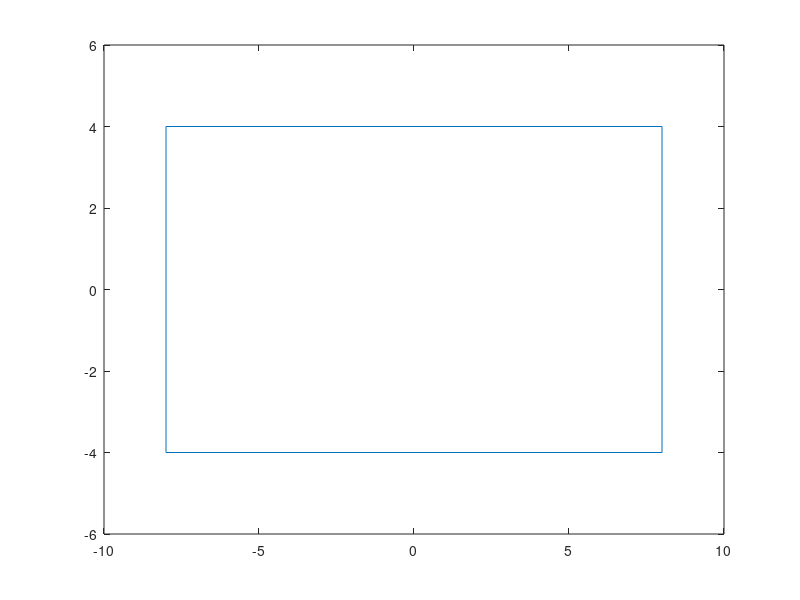

Reproduce this figure in MATLAB.
%% A matlab file that tries to simulate the kinetics of the roboter
%  Variables:
%       robot = [x, y, theta]: The position of the 
%                              turning point of the trike
%       rake = [x, y]: The position of the rake
%       l = the distance from turning point to rake

isOctave = exist('OCTAVE_VERSION') ~= 0;
if isOctave
    setenv("GNUTERM", "wxt")
end

clf

init_pos = [0, 0]
l = 2

%% Calculate tilted rectangle
%  

function [] = draw_tilted_rect(pos, s, theta)
    disp('drawing rect')
    r = [- s(1:2);
         - s(1), s(2);
         s(1:2);
         s(1), - s(2)];
    rot = [cos(theta), sin(theta); -sin(theta), cos(theta)];
    r = (rot * r')';
    r = pos + r;
    r(5,:) = r(1,:)
    axis equal
    plot(r(:,1), r(:, 2))
end

draw_tilted_rect([0,0], [4,8], pi/2)
pause()
